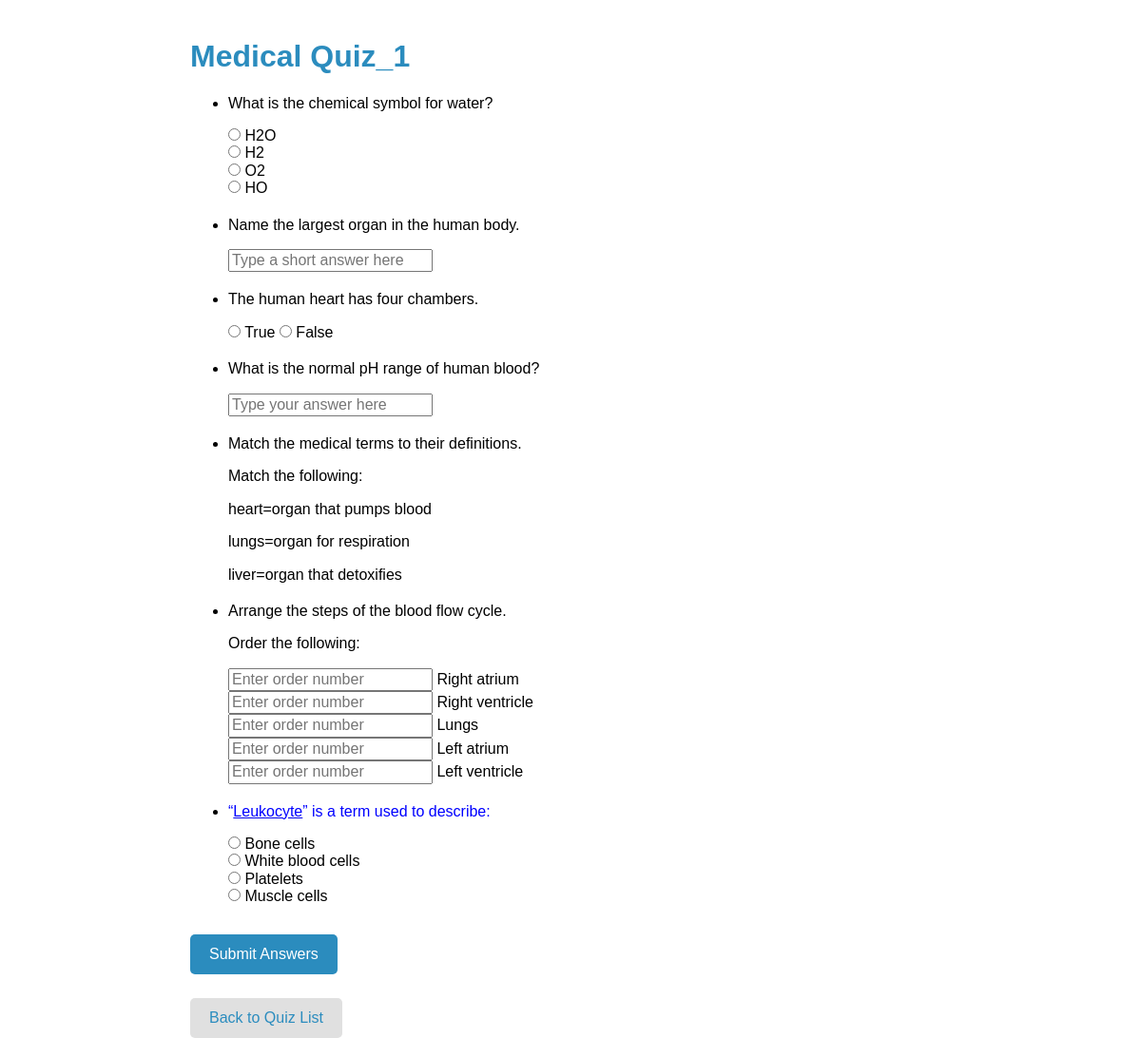
Screenshot of /assessments/13/ with the database file from the repository.
### assessments/models.py (models this page shows, shortened)
class Quiz(models.Model):
    title = models.CharField(max_length=100)

class Question(models.Model):
    QUESTION_TYPES = [
        ("MCQ", "Multiple Choice"),
        ("FIB", "Fill-in-the-Blank"),
        ("TF", "True/False"),
        ("SA", "Short Answer"),
        ("MQ", "Matching Questions"),
        ("OQ", "Ordering Questions"),
    ]
    quiz = models.ForeignKey(Quiz, on_delete=models.CASCADE)
    question_text = CKEditor5Field(
        config_name="default"
    )  # Changed to CKEditor5Field for rich text
    question_type = models.CharField(max_length=20, choices=QUESTION_TYPES)
    image = models.ImageField(
        upload_to="question_images/", blank=True, null=True
    )  # New field for images

class Option(models.Model):
    question = models.ForeignKey(Question, on_delete=models.CASCADE)
    option_text = models.CharField(max_length=100)
    is_correct = models.BooleanField(default=False)

### assessments/views.py (the view)
# urls.py: path("<int:quiz_id>/", views.quiz_detail, name="quiz_detail"),
def quiz_detail(request, quiz_id):
    quiz = get_object_or_404(Quiz, id=quiz_id)
    questions = quiz.question_set.all()
    for question in questions:
        if question.question_type == "MQ":
            processed_options = []
            for option in question.option_set.all():
                split_pair = option.option_text.split("=")
                if len(split_pair) == 2:
                    processed_options.append(
                        {"term": split_pair[0], "definition": split_pair[1]}
                    )
            question.processed_options = (
                processed_options  # Add processed options as a new attribute
            )
        question.option_count = question.option_set.count()
    return render(
        request, "assessments/quiz_detail.html", {"quiz": quiz, "questions": questions}
    )

### assessments/templates/assessments/quiz_detail.html (shortened to what this page needs)
{% load static %}
<!DOCTYPE html>
<html lang="en">
  <head>
    <link
      rel="stylesheet"
      href="https://cdnjs.cloudflare.com/ajax/libs/normalize/8.0.1/normalize.min.css"
    />
    <link rel="stylesheet" href="{% static 'css/styles.css' %}" />
  </head>
  <body>
    <h1>{{ quiz.title }}</h1>
    <div id="quiz-form-container">
      <form
        method="post"
        hx-post="{% url 'submit_quiz' quiz.id %}"
        hx-target="#quiz-form-container"
        hx-swap="outerHTML"
        enctype="multipart/form-data"
      >
        <ul>
          {% for question in questions %}
          <li class="question-container">
            <p>{{ question.question_text|safe }}</p>
             {% if question.question_type == "MCQ" %}
            {% for option in question.option_set.all %}
            <label>
              <input
                type="radio"
                name="answer_{{ question.id }}"
                value="{{ option.id }}"
              />
              {{ option.option_text }} </label
            ><br />
            {% endfor %} {% elif question.question_type == "FIB" %}
            <input
              type="text"
              name="answer_{{ question.id }}"
              placeholder="Type your answer here"
            />
            {% elif question.question_type == "TF" %}
            <label>
              <input
                type="radio"
                name="answer_{{ question.id }}"
                value="True"
              />
              True
            </label>
            <label>
              <input
                type="radio"
                name="answer_{{ question.id }}"
                value="False"
              />
              False
            </label>
            {% elif question.question_type == "SA" %}
            <input
              type="text"
              name="answer_{{ question.id }}"
              placeholder="Type a short answer here"
            />
            {% elif question.question_type == "MQ" %}
            <p>Match the following:</p>
            {% for pair in question.option_set.all %}
            <p>{{ pair.option_text }}</p>
            {% endfor %} {% elif question.question_type == "OQ" %}
            <p>Order the following:</p>
            {% for option in question.option_set.all %}
            <label>
              <input
                type="text"
                name="answer_{{ question.id }}_{{ forloop.counter }}"
                placeholder="Enter order number"
              />
              {{ option.option_text }} </label
            ><br />
            {% endfor %} {% endif %}
          </li>
          {% endfor %}
        </ul>
        <div class="button-container">
          <button type="submit" class="submit-button">Submit Answers</button>
          <a href="{% url 'home' %}" class="back-button">Back to Quiz List</a>
        </div>
      </form>
    </div>
  </body>
</html>

### assessments/templates/assessments/quiz_detail.html (style rules this page uses)
body { font-family: Arial, sans-serif; padding: 20px; max-width: 800px; margin: auto; }
h1 { color: #2b8cbe; }
.question-container { margin-bottom: 20px; }
.submit-button { padding: 12px 20px; background-color: #2b8cbe; color: white; border: none; border-radius: 5px; cursor: pointer; margin-bottom: 10px; }
.back-button { display: inline-block; padding: 12px 20px; background-color: #e0e0e0; color: #2b8cbe; text-decoration: none; border-radius: 5px; text-align: center; }
.button-container { margin-top: 30px; display: flex; flex-direction: column; gap: 15px; align-items: flex-start; }

### rows the page displays
Quiz: title "Medical Quiz_1"
Question: question_text "What is the chemical symbol for water?"
Option: option_text "H2O"
Option: option_text "H2"
Option: option_text "O2"
Option: option_text "HO"
Question: question_text "Name the largest organ in the human body."
Question: question_text "The human heart has four chambers."
Question: question_text "What is the normal pH range of human blood?"
Question: question_text "Match the medical terms to their definitions."
Option: option_text "heart=organ that pumps blood"
Option: option_text "lungs=organ for respiration"
Option: option_text "liver=organ that detoxifies"
Question: question_text "Arrange the steps of the blood flow cycle."
Option: option_text "Right atrium"
Option: option_text "Right ventricle"
Option: option_text "Lungs"
Option: option_text "Left atrium"
Option: option_text "Left ventricle"
Question: question_text "“ Leukocyte ” is a term used to describe:"
Option: option_text "Bone cells"
Option: option_text "White blood cells"
Option: option_text "Platelets"
Option: option_text "Muscle cells"
